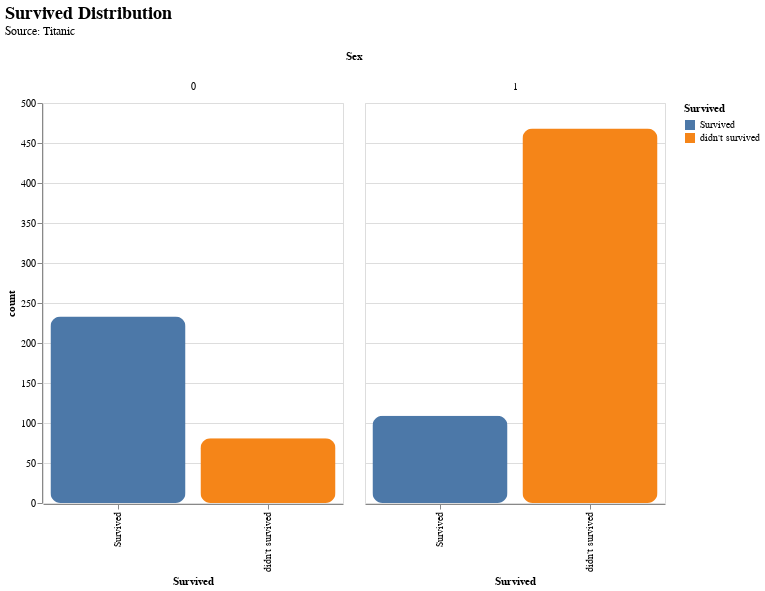

Notebook cell for this chart:
### Code cell
alt.renderers.enable('html')


class Graph:
    def __init__(self, data: pd.DataFrame) -> None:
        self.__data = data

    def value_mapping(
            self,
            x: str,
            map_values: Dict[str, Any] | None,
            color: List[str] | str) -> Tuple[pd.DataFrame, alt.Color]:

        # Make copy then change column data to str
        data = self.__data.copy()
        data[x] = data[x].astype(str)
        if map_values:
            data[x] = data[x].map(lambda col: map_values[col])

        # Color map.
        if isinstance(color, list):
            alt_color = (
                alt.Color(x).scale(range=color, reverse=True).legend(orient="right")
            )
        else:
            alt_color = (
                alt.Color(x).scale(scheme=color, reverse=True).legend(orient="right")
            )
        return data, alt_color

    def col_bar_char(
            self,
            x_column: str,
            group_by: str,
            map_values: Dict[str, Any] | None = None,
            color: List | str = "paired",
            width: int = 300,
            height: int = 400,
            x_title: str | None = None,
            y_title: str | None = None,
    ):
        data, alt_color = self.value_mapping(
            x_column,
            map_values=map_values,
            color=color
        )

        x_title = x_title.title() if x_title else x_column.title()
        y_title = y_title.title() if y_title else "Number of Passengers"

        source = data.groupby(group_by)[x_column].value_counts().reset_index()

        grouped_bars = (
            alt.Chart(source)
            .mark_bar(cornerRadius=10)
            .encode(
                x=x_column,
                y='count:Q',
                color=x_column,
                column=group_by
            )
            .encode(
                tooltip=[
                    alt.Tooltip(x_column, title=x_title),
                    alt.Tooltip("count", title=y_title),
                ],
            )
            .properties(
                width=width,
                height=height,
                title=alt.Title(
                    f"{x_column.title()} Distribution",
                    fontSize=18,
                    subtitle="Source: Titanic",
                    subtitleFontSize=12,
                    dy=-10,
                ),
            )
        )

        text_layer = (
            alt.Chart(data)
            .mark_text(
                align="center",
                baseline="bottom",  # Align text to the bottom of its bounding box
                dy=-5,  # Adjust vertical position (negative for above the bar)
                fontSize=12,
                fontWeight="bold",
            )
            .encode(x=x_column, y="count", text=alt.Text("count"))
        )

        return grouped_bars

    def bar_chart(
            self,
            x_column: str,
            map_values: Dict[str, Any] | None = None,
            color: List | str = "paired",
            width: int = 300,
            height: int = 400,
            x_title: str | None = None,
            y_title: str | None = None,
    ) -> alt.ChartDataType:  # Make copy then change column data to str

        data, alt_color = self.value_mapping(
            x_column,
            map_values=map_values,
            color=color
        )

        x_title = x_title.title() if x_title else x_column.title()
        y_title = y_title.title() if y_title else "Number of Passengers"

        # Return the alt chart
        bar_layer = (
            alt.Chart(data)
            .mark_bar(cornerRadius=10)
            .encode(
                x=alt.X(
                    x_column, title=x_title, axis=alt.Axis(grid=False, labelFontWeight="bold")
                ),
                y=alt.Y(
                    "count()",
                    title=y_title,
                    axis=alt.Axis(grid=False, labelFontWeight="bold"),
                ),
                color=alt_color.legend(orient="right"),
                tooltip=[
                    alt.Tooltip(x_column, title=x_title),
                    alt.Tooltip("count()", title=y_title),
                ],
            )
            .properties(
                width=width,
                height=height,
                title=alt.Title(
                    f"{x_column.title()} Distribution",
                    fontSize=18,
                    subtitle="Source: Titanic",
                    subtitleFontSize=12,
                    dy=-10,
                ),
            )
        )

        text_layer = (
            alt.Chart(data)
            .mark_text(
                align="center",
                baseline="bottom",  # Align text to the bottom of its bounding box
                dy=-5,  # Adjust vertical position (negative for above the bar)
                fontSize=12,
                fontWeight="bold",
            )
            .encode(x=x_column, y="count()", text=alt.Text("count()"))
        )

        return bar_layer + text_layer  # .configure_view(

    def donut_chart(
            self,
            x: str,
            map_values: Dict[str, Any] | None = None,
            color: List | str = "paired",
    ) -> alt.ChartDataType:

        data, alt_color = self.value_mapping(
            x,
            map_values=map_values,
            color=color
        )

        value_counts = data[x].value_counts().reset_index()
        value_counts["count"] = (value_counts["count"] / data.shape[0]).round(3)

        donut_chart = alt.Chart(value_counts).mark_arc(innerRadius=50).encode(
            theta="count",
            color=f"{x}:N",
            tooltip=[
                alt.Tooltip(f"{x}".title()),
                alt.Tooltip('count', title='Percentage')
            ]
        )
        return donut_chart

    def concat(self, *args, use: Literal["vconcat", "hconcat"] = "vconcat"):
        if use == "vconcat":
            return alt.vconcat(*args).configure_view(stroke=None)
        elif use == "hconcat":
            return alt.hconcat(*args).configure_view(stroke=None)
        else:
            raise ValueError("Received invalid value `%s`" % use)


graph = Graph(visual_df)
bar = graph.bar_chart("Survived", color=["green", "red"])
donut = graph.donut_chart("Survived")
graph.col_bar_char("Survived", "Sex", map_values={"0": "didn't survived", "1": "Survived"})

# graph.concat(bar, donut, use="hconcat")

### Figure 1 — Vega-Lite specification as saved in the notebook (floating-point values rounded to 4 significant figures)
{"config": {"view": {"continuousWidth": 300, "continuousHeight": 300}}, "data": {"name": "data-775f35638bbe1189b82d8cbc7f2cf892"}, "mark": {"type": "bar", "cornerRadius": 10}, "encoding": {"color": {"field": "Survived", "type": "nominal"}, "column": {"field": "Sex", "type": "quantitative"}, "tooltip": [{"field": "Survived", "title": "Survived", "type": "nominal"}, {"field": "count", "title": "Number of Passengers", "type": "quantitative"}], "x": {"field": "Survived", "type": "nominal"}, "y": {"field": "count", "type": "quantitative"}}, "height": 400, "title": {"text": "Survived Distribution", "dy": -10, "fontSize": 18, "subtitle": "Source: Titanic", "subtitleFontSize": 12}, "width": 300, "$schema": "https://vega.github.io/schema/vega-lite/v5.20.1.json", "datasets": {"data-775f35638bbe1189b82d8cbc7f2cf892": [{"Sex": 0, "Survived": "Survived", "count": 233}, {"Sex": 0, "Survived": "didn't survived", "count": 81}, {"Sex": 1, "Survived": "didn't survived", "count": 468}, {"Sex": 1, "Survived": "Survived", "count": 109}]}}
